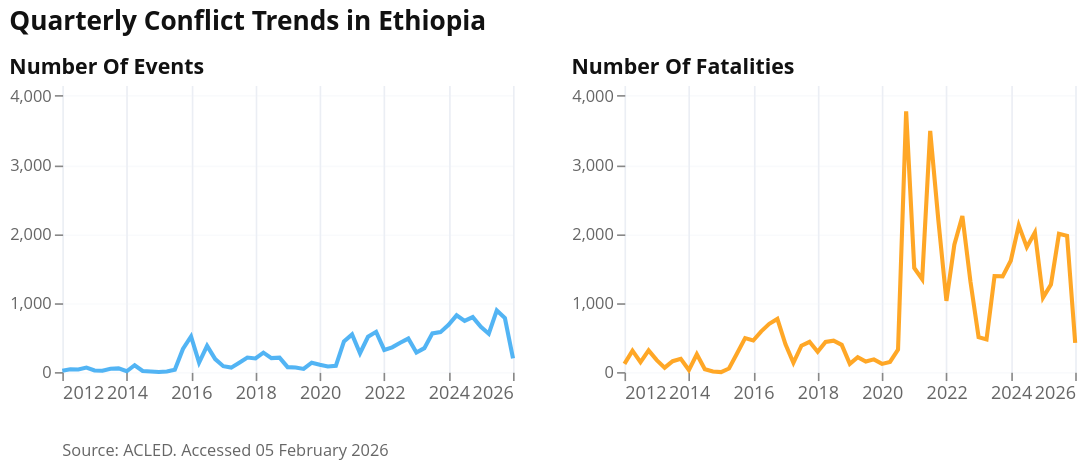

The notebook cell saved with this chart:
### Code cell
fig = visuals.plot_conflict_trends_altair(
    conflict_quarterly_national,
    "Quarterly Conflict Trends in Ethiopia",
    f"Source: ACLED. Accessed {extracted_date_formatted}",
    subtitle="",
    measures=["nrEvents", "nrFatalities"],
    plot_type="line",
    width=275,
    height=175,
    bar_width_ratio=0.1,
    show_labels=False  # Add this to show labels
)

fig.show()

### Figure 1 — Vega-Lite specification as saved in the notebook (floating-point values rounded to 4 significant figures)
{"config": {"font": "Open Sans", "title": {"font": "Open Sans", "color": "#111111", "subtitleColor": "#666666"}, "axis": {"labelFont": "Open Sans", "titleFont": "Open Sans", "domainWidth": 0, "gridColor": "#EBEEF4", "labelColor": "#666666", "titleColor": "#111111"}, "legend": {"labelFont": "Open Sans", "titleFont": "Open Sans"}, "header": {"labelFont": "Open Sans", "titleFont": "Open Sans"}, "mark": {"font": "Open Sans"}, "text": {"font": "Open Sans"}, "view": {"strokeWidth": 0}}, "vconcat": [{"hconcat": [{"data": {"name": "data-c53bfb0ef94215fee52bb937c4957201"}, "mark": {"type": "line", "color": "#34A7F2", "opacity": 0.85, "strokeWidth": 2.5}, "encoding": {"x": {"axis": {"labelAngle": 0, "labelFontSize": 11, "labelFontWeight": "normal", "title": null}, "field": "event_date", "type": "temporal"}, "y": {"axis": {"grid": true, "gridOpacity": 0.3, "labelFontSize": 10, "title": null, "titleFontSize": 11}, "field": "nrEvents", "scale": {"domain": [0, 4154.0], "zero": true}, "type": "quantitative"}}, "height": 175, "title": {"text": "Number Of Events", "align": "left", "anchor": "start", "fontSize": 13, "fontWeight": "bold"}, "width": 275}, {"data": {"name": "data-bfcd44e0359d403a19495e5ea3723c84"}, "mark": {"type": "line", "color": "#FF9800", "opacity": 0.85, "strokeWidth": 2.5}, "encoding": {"x": {"axis": {"labelAngle": 0, "labelFontSize": 11, "labelFontWeight": "normal", "title": null}, "field": "event_date", "type": "temporal"}, "y": {"axis": {"grid": true, "gridOpacity": 0.3, "labelFontSize": 10, "title": null, "titleFontSize": 11}, "field": "nrFatalities", "scale": {"domain": [0, 4154.0], "zero": true}, "type": "quantitative"}}, "height": 175, "title": {"text": "Number Of Fatalities", "align": "left", "anchor": "start", "fontSize": 13, "fontWeight": "bold"}, "width": 275}], "spacing": 30, "title": {"text": ["Quarterly Conflict Trends in Ethiopia"], "align": "left", "anchor": "start", "dy": -10, "fontSize": 16, "fontWeight": "bold", "subtitleFontSize": 12, "subtitleFontWeight": "normal"}}, {"data": {"name": "empty"}, "mark": {"type": "text", "align": "left", "baseline": "top", "color": "#666666", "dx": -290.0, "dy": 10, "fontSize": 10, "fontWeight": "normal"}, "encoding": {"text": {"value": "Source: ACLED. Accessed 05 February 2026"}}, "height": 20, "width": 580}], "spacing": 5, "$schema": "https://vega.github.io/schema/vega-lite/v6.1.0.json", "datasets": {"data-c53bfb0ef94215fee52bb937c4957201": [{"event_date": "2012-01-01T00:00:00", "nrEvents": 19}, {"event_date": "2012-04-01T00:00:00", "nrEvents": 40}, {"event_date": "2012-07-01T00:00:00", "nrEvents": 36}, {"event_date": "2012-10-01T00:00:00", "nrEvents": 65}, {"event_date": "2013-01-01T00:00:00", "nrEvents": 22}, {"event_date": "2013-04-01T00:00:00", "nrEvents": 18}, {"event_date": "2013-07-01T00:00:00", "nrEvents": 48}, {"event_date": "2013-10-01T00:00:00", "nrEvents": 53}, {"event_date": "2014-01-01T00:00:00", "nrEvents": 11}, {"event_date": "2014-04-01T00:00:00", "nrEvents": 99}, {"event_date": "2014-07-01T00:00:00", "nrEvents": 15}, {"event_date": "2014-10-01T00:00:00", "nrEvents": 7}, {"event_date": "2015-01-01T00:00:00", "nrEvents": 1}, {"event_date": "2015-04-01T00:00:00", "nrEvents": 9}, {"event_date": "2015-07-01T00:00:00", "nrEvents": 34}, {"event_date": "2015-10-01T00:00:00", "nrEvents": 335}, {"event_date": "2016-01-01T00:00:00", "nrEvents": 515}, {"event_date": "2016-04-01T00:00:00", "nrEvents": 136}, {"event_date": "2016-07-01T00:00:00", "nrEvents": 380}, {"event_date": "2016-10-01T00:00:00", "nrEvents": 187}, {"event_date": "2017-01-01T00:00:00", "nrEvents": 85}, {"event_date": "2017-04-01T00:00:00", "nrEvents": 64}, {"event_date": "2017-07-01T00:00:00", "nrEvents": 135}, {"event_date": "2017-10-01T00:00:00", "nrEvents": 210}, {"event_date": "2018-01-01T00:00:00", "nrEvents": 197}, {"event_date": "2018-04-01T00:00:00", "nrEvents": 281}, {"event_date": "2018-07-01T00:00:00", "nrEvents": 202}, {"event_date": "2018-10-01T00:00:00", "nrEvents": 209}, {"event_date": "2019-01-01T00:00:00", "nrEvents": 71}, {"event_date": "2019-04-01T00:00:00", "nrEvents": 65}, {"event_date": "2019-07-01T00:00:00", "nrEvents": 45}, {"event_date": "2019-10-01T00:00:00", "nrEvents": 136}, {"event_date": "2020-01-01T00:00:00", "nrEvents": 105}, {"event_date": "2020-04-01T00:00:00", "nrEvents": 81}, {"event_date": "2020-07-01T00:00:00", "nrEvents": 89}, {"event_date": "2020-10-01T00:00:00", "nrEvents": 443}, {"event_date": "2021-01-01T00:00:00", "nrEvents": 544}, {"event_date": "2021-04-01T00:00:00", "nrEvents": 272}, {"event_date": "2021-07-01T00:00:00", "nrEvents": 511}, {"event_date": "2021-10-01T00:00:00", "nrEvents": 582}, {"event_date": "2022-01-01T00:00:00", "nrEvents": 321}, {"event_date": "2022-04-01T00:00:00", "nrEvents": 358}, {"event_date": "2022-07-01T00:00:00", "nrEvents": 425}, {"event_date": "2022-10-01T00:00:00", "nrEvents": 485}, {"event_date": "2023-01-01T00:00:00", "nrEvents": 283}, {"event_date": "2023-04-01T00:00:00", "nrEvents": 346}, {"event_date": "2023-07-01T00:00:00", "nrEvents": 560}, {"event_date": "2023-10-01T00:00:00", "nrEvents": 578}, {"event_date": "2024-01-01T00:00:00", "nrEvents": 685}, {"event_date": "2024-04-01T00:00:00", "nrEvents": 821}, {"event_date": "2024-07-01T00:00:00", "nrEvents": 740}, {"event_date": "2024-10-01T00:00:00", "nrEvents": 796}, {"event_date": "2025-01-01T00:00:00", "nrEvents": 654}, {"event_date": "2025-04-01T00:00:00", "nrEvents": 555}, {"event_date": "2025-07-01T00:00:00", "nrEvents": 892}, {"event_date": "2025-10-01T00:00:00", "nrEvents": 783}, {"event_date": "2026-01-01T00:00:00", "nrEvents": 197}], "data-bfcd44e0359d403a19495e5ea3723c84": [{"event_date": "2012-01-01T00:00:00", "nrFatalities": 118}, {"event_date": "2012-04-01T00:00:00", "nrFatalities": 310}, {"event_date": "2012-07-01T00:00:00", "nrFatalities": 144}, {"event_date": "2012-10-01T00:00:00", "nrFatalities": 313}, {"event_date": "2013-01-01T00:00:00", "nrFatalities": 172}, {"event_date": "2013-04-01T00:00:00", "nrFatalities": 63}, {"event_date": "2013-07-01T00:00:00", "nrFatalities": 157}, {"event_date": "2013-10-01T00:00:00", "nrFatalities": 192}, {"event_date": "2014-01-01T00:00:00", "nrFatalities": 29}, {"event_date": "2014-04-01T00:00:00", "nrFatalities": 258}, {"event_date": "2014-07-01T00:00:00", "nrFatalities": 41}, {"event_date": "2014-10-01T00:00:00", "nrFatalities": 7}, {"event_date": "2015-01-01T00:00:00", "nrFatalities": 0}, {"event_date": "2015-04-01T00:00:00", "nrFatalities": 51}, {"event_date": "2015-07-01T00:00:00", "nrFatalities": 269}, {"event_date": "2015-10-01T00:00:00", "nrFatalities": 491}, {"event_date": "2016-01-01T00:00:00", "nrFatalities": 457}, {"event_date": "2016-04-01T00:00:00", "nrFatalities": 590}, {"event_date": "2016-07-01T00:00:00", "nrFatalities": 698}, {"event_date": "2016-10-01T00:00:00", "nrFatalities": 770}, {"event_date": "2017-01-01T00:00:00", "nrFatalities": 401}, {"event_date": "2017-04-01T00:00:00", "nrFatalities": 134}, {"event_date": "2017-07-01T00:00:00", "nrFatalities": 382}, {"event_date": "2017-10-01T00:00:00", "nrFatalities": 438}, {"event_date": "2018-01-01T00:00:00", "nrFatalities": 295}, {"event_date": "2018-04-01T00:00:00", "nrFatalities": 435}, {"event_date": "2018-07-01T00:00:00", "nrFatalities": 455}, {"event_date": "2018-10-01T00:00:00", "nrFatalities": 394}, {"event_date": "2019-01-01T00:00:00", "nrFatalities": 119}, {"event_date": "2019-04-01T00:00:00", "nrFatalities": 215}, {"event_date": "2019-07-01T00:00:00", "nrFatalities": 152}, {"event_date": "2019-10-01T00:00:00", "nrFatalities": 184}, {"event_date": "2020-01-01T00:00:00", "nrFatalities": 118}, {"event_date": "2020-04-01T00:00:00", "nrFatalities": 146}, {"event_date": "2020-07-01T00:00:00", "nrFatalities": 324}, {"event_date": "2020-10-01T00:00:00", "nrFatalities": 3776}, {"event_date": "2021-01-01T00:00:00", "nrFatalities": 1506}, {"event_date": "2021-04-01T00:00:00", "nrFatalities": 1344}, {"event_date": "2021-07-01T00:00:00", "nrFatalities": 3491}, {"event_date": "2021-10-01T00:00:00", "nrFatalities": 2205}, {"event_date": "2022-01-01T00:00:00", "nrFatalities": 1031}, {"event_date": "2022-04-01T00:00:00", "nrFatalities": 1843}, {"event_date": "2022-07-01T00:00:00", "nrFatalities": 2259}, {"event_date": "2022-10-01T00:00:00", "nrFatalities": 1307}, {"event_date": "2023-01-01T00:00:00", "nrFatalities": 506}, {"event_date": "2023-04-01T00:00:00", "nrFatalities": 472}, {"event_date": "2023-07-01T00:00:00", "nrFatalities": 1390}, {"event_date": "2023-10-01T00:00:00", "nrFatalities": 1385}, {"event_date": "2024-01-01T00:00:00", "nrFatalities": 1611}, {"event_date": "2024-04-01T00:00:00", "nrFatalities": 2124}, {"event_date": "2024-07-01T00:00:00", "nrFatalities": 1809}, {"event_date": "2024-10-01T00:00:00", "nrFatalities": 2020}, {"event_date": "2025-01-01T00:00:00", "nrFatalities": 1079}, {"event_date": "2025-04-01T00:00:00", "nrFatalities": 1268}, {"event_date": "2025-07-01T00:00:00", "nrFatalities": 2001}, {"event_date": "2025-10-01T00:00:00", "nrFatalities": 1972}, {"event_date": "2026-01-01T00:00:00", "nrFatalities": 423}], "empty": [{}]}}
